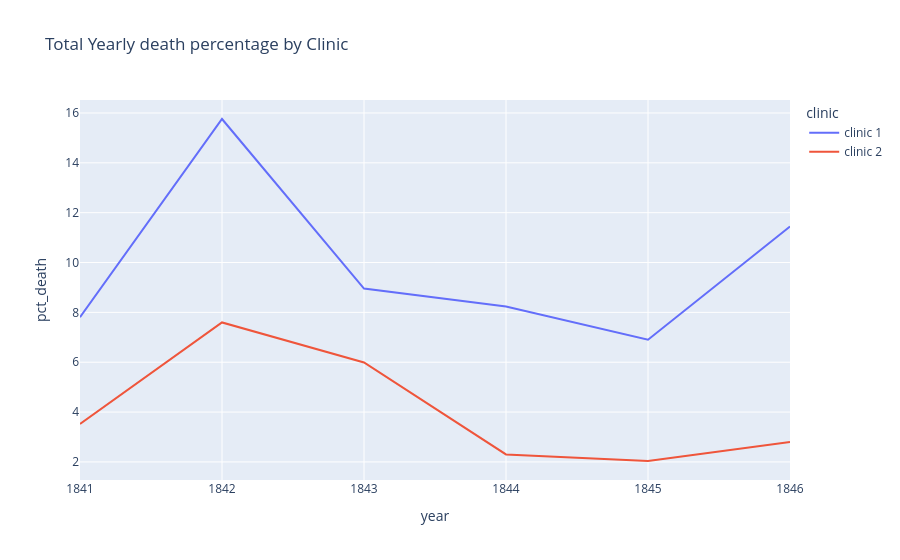

Write notebook code for a chart like this one.
### Code cell
line = px.line(df_annual_deaths,
               x='year',
               y='pct_death',
               color='clinic',
               title='Total Yearly death percentage by Clinic')

line.show()

### Figure 1 — Plotly figure (JSON) as saved in the notebook; plotly's stock layout.template omitted (floating-point values rounded to 4 significant figures)
{"data": [{"hovertemplate": "clinic=clinic 1<br>year=%{x}<br>pct_death=%{y}<extra></extra>", "legendgroup": "clinic 1", "line": {"color": "#636efa", "dash": "solid"}, "marker": {"symbol": "circle"}, "mode": "lines", "name": "clinic 1", "orientation": "v", "showlegend": true, "x": [1841, 1842, 1843, 1844, 1845, 1846], "xaxis": "x", "y": [7.806, 15.76, 8.954, 8.236, 6.901, 11.45], "yaxis": "y", "type": "scatter"}, {"hovertemplate": "clinic=clinic 2<br>year=%{x}<br>pct_death=%{y}<extra></extra>", "legendgroup": "clinic 2", "line": {"color": "#EF553B", "dash": "solid"}, "marker": {"symbol": "circle"}, "mode": "lines", "name": "clinic 2", "orientation": "v", "showlegend": true, "x": [1841, 1842, 1843, 1844, 1845, 1846], "xaxis": "x", "y": [3.522, 7.597, 5.988, 2.3, 2.036, 2.797], "yaxis": "y", "type": "scatter"}], "layout": {"xaxis": {"anchor": "y", "domain": [0.0, 1.0], "title": {"text": "year"}}, "yaxis": {"anchor": "x", "domain": [0.0, 1.0], "title": {"text": "pct_death"}}, "legend": {"title": {"text": "clinic"}, "tracegroupgap": 0}, "title": {"text": "Total Yearly death percentage by Clinic"}}}
